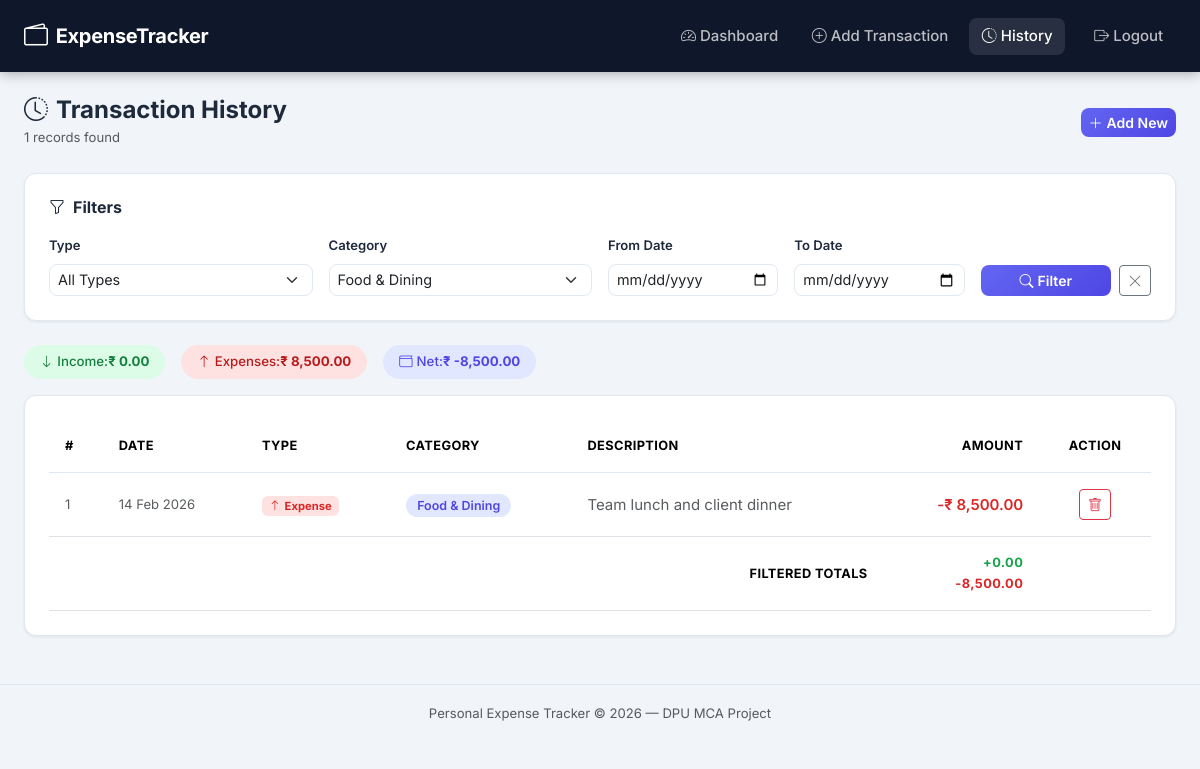
Screenshot of /history.php?category_id=7 (signed in) with the database file from the repository.
### tables this page shows
CREATE TABLE transactions (
    id INT(11) NOT NULL AUTO_INCREMENT,
    user_id INT(11) NOT NULL,
    amount DECIMAL(12,2) NOT NULL CHECK (amount > 0),
    type ENUM('Income','Expense') NOT NULL,
    category_id INT(11) NOT NULL,
    description VARCHAR(255) DEFAULT NULL,
    date DATE NOT NULL,
    created_at TIMESTAMP NOT NULL DEFAULT CURRENT_TIMESTAMP,

    PRIMARY KEY (id),

    CONSTRAINT fk_transactions_user
        FOREIGN KEY (user_id)
        REFERENCES users(id)
        ON DELETE CASCADE
        ON UPDATE CASCADE,

    CONSTRAINT fk_transactions_category
        FOREIGN KEY (category_id)
        REFERENCES categories(id)
        ON DELETE RESTRICT
        ON UPDATE CASCADE
);

CREATE TABLE categories (
    id INT(11) NOT NULL AUTO_INCREMENT,
    name VARCHAR(100) NOT NULL UNIQUE,
    type ENUM('Income','Expense','Both') NOT NULL DEFAULT 'Both',

    PRIMARY KEY (id)
);

### history.php (the view, shortened to what this page needs)
<?php
$conn    = getConnection();
$user_id = (int) $_SESSION['user_id'];
$filter_type  = $_GET['type']       ?? 'All';
$filter_from  = $_GET['date_from']  ?? '';
$filter_to    = $_GET['date_to']    ?? '';
$filter_cat   = (int)($_GET['category_id'] ?? 0);
$where_parts = ['t.user_id = ?'];
$params      = [$user_id];
$types       = 'i';
if ($filter_cat > 0) {
    $where_parts[] = 't.category_id = ?';
    $params[]      = $filter_cat;
    $types        .= 'i';
}
$where_sql = implode(' AND ', $where_parts);
$totStmt = $conn->prepare(
    "SELECT
        COALESCE(SUM(CASE WHEN t.type='Income'  THEN t.amount ELSE 0 END), 0) AS filtered_income,
        COALESCE(SUM(CASE WHEN t.type='Expense' THEN t.amount ELSE 0 END), 0) AS filtered_expense,
        COUNT(*) AS total_count
     FROM transactions t
     WHERE $where_sql"
);
$totStmt->bind_param($types, ...$params);
$totStmt->execute();
$totals = $totStmt->get_result()->fetch_assoc();
$txnStmt = $conn->prepare(
    "SELECT t.id, t.amount, t.type, t.description, t.date, c.name AS category_name
     FROM transactions t
     JOIN categories c ON t.category_id = c.id
     WHERE $where_sql
     ORDER BY t.date DESC, t.id DESC"
);
$txnStmt->bind_param($types, ...$params);
$txnStmt->execute();
$transactions = $txnStmt->get_result()->fetch_all(MYSQLI_ASSOC);
$catRes     = $conn->query('SELECT id, name FROM categories ORDER BY name');
$categories = $catRes->fetch_all(MYSQLI_ASSOC);
?>
<!DOCTYPE html>
<html lang="en">
<head>
    <link rel="stylesheet" href="https://cdn.jsdelivr.net/npm/bootstrap@5.3.2/dist/css/bootstrap.min.css"/>
    <link rel="stylesheet" href="https://cdn.jsdelivr.net/npm/bootstrap-icons@1.11.3/font/bootstrap-icons.min.css"/>
    <link rel="stylesheet" href="style.css"/>
</head>
<body class="app-body">
<nav class="navbar navbar-expand-lg app-navbar">
    <div class="container-fluid px-4">
        <a class="navbar-brand d-flex align-items-center gap-2" href="dashboard.php">
            <i class="bi bi-wallet2 fs-4"></i><span class="fw-bold">ExpenseTracker</span>
        </a>
        <div class="collapse navbar-collapse" id="navMenu">
            <ul class="navbar-nav ms-auto align-items-center gap-2">
                <li class="nav-item"><a class="nav-link" href="dashboard.php"><i class="bi bi-speedometer2 me-1"></i>Dashboard</a></li>
                <li class="nav-item"><a class="nav-link" href="add_transaction.php"><i class="bi bi-plus-circle me-1"></i>Add Transaction</a></li>
                <li class="nav-item"><a class="nav-link active" href="history.php"><i class="bi bi-clock-history me-1"></i>History</a></li>
                <li class="nav-item ms-2">
                    <a class="nav-link text-danger" href="logout.php"><i class="bi bi-box-arrow-right me-1"></i>Logout</a>
                </li>
            </ul>
        </div>
    </div>
</nav>
<main class="container-fluid px-4 py-4">
    <div class="d-flex align-items-center justify-content-between mb-4 flex-wrap gap-2">
        <div>
            <h4 class="fw-bold mb-0"><i class="bi bi-clock-history me-2"></i>Transaction History</h4>
            <small class="text-muted"><?= number_format((int)$totals['total_count']) ?> records found</small>
        </div>
        <a href="add_transaction.php" class="btn btn-primary btn-sm">
            <i class="bi bi-plus-lg me-1"></i>Add New
        </a>
    </div>
    <div class="info-card mb-4">
        <h6 class="fw-bold mb-3"><i class="bi bi-funnel me-2"></i>Filters</h6>
        <form method="GET" action="history.php" class="row g-3 align-items-end">
            <div class="col-12 col-md-3">
                <label class="form-label fw-semibold small">Type</label>
                <select name="type" class="form-select form-select-sm">
                    <option value="All"     <?= $filter_type === 'All'     ? 'selected' : '' ?>>All Types</option>
                </select>
            </div>
            <div class="col-12 col-md-3">
                <label class="form-label fw-semibold small">Category</label>
                <select name="category_id" class="form-select form-select-sm">
                    <?php foreach ($categories as $cat): ?>
                        <option value="<?= $cat['id'] ?>"
                            <?= $filter_cat === (int)$cat['id'] ? 'selected' : '' ?>>
                            <?= htmlspecialchars($cat['name']) ?>
                        </option>
                    <?php endforeach; ?>
                </select>
            </div>
            <div class="col-12 col-md-2">
                <label class="form-label fw-semibold small">From Date</label>
                <input type="date" name="date_from" class="form-control form-control-sm"
                       value="<?= htmlspecialchars($filter_from) ?>"/>
            </div>
            <div class="col-12 col-md-2">
                <label class="form-label fw-semibold small">To Date</label>
                <input type="date" name="date_to" class="form-control form-control-sm"
                       value="<?= htmlspecialchars($filter_to) ?>"/>
            </div>
            <div class="col-12 col-md-2 d-flex gap-2">
                <button type="submit" class="btn btn-primary btn-sm flex-fill">
                    <i class="bi bi-search me-1"></i>Filter
                </button>
                <a href="history.php" class="btn btn-outline-secondary btn-sm">
                    <i class="bi bi-x-lg"></i>
                </a>
            </div>
        </form>
    </div>
    <div class="d-flex gap-3 mb-3 flex-wrap">
        <span class="filter-chip income-chip">
            <i class="bi bi-arrow-down me-1"></i>Income: <strong>₹ <?= number_format((float)$totals['filtered_income'], 2) ?></strong>
        </span>
        <span class="filter-chip expense-chip">
            <i class="bi bi-arrow-up me-1"></i>Expenses: <strong>₹ <?= number_format((float)$totals['filtered_expense'], 2) ?></strong>
        </span>
        <span class="filter-chip balance-chip">
            <i class="bi bi-wallet me-1"></i>Net: <strong>₹ <?= number_format((float)$totals['filtered_income'] - (float)$totals['filtered_expense'], 2) ?></strong>
        </span>
    </div>
    <div class="info-card">
        <?php if (empty($transactions)): ?>
            <div class="text-center py-5">
                <i class="bi bi-search fs-1 text-muted"></i>
                <p class="mt-2 text-muted">No transactions match your filters.</p>
                <a href="history.php" class="btn btn-outline-primary btn-sm">Clear Filters</a>
            </div>
        <?php else: ?>
            <div class="table-responsive">
                <table class="table table-hover align-middle mb-0">
                    <thead class="table-head">
                        <tr>
                            <th>#</th>
                            <th>Date</th>
                            <th>Type</th>
                            <th>Category</th>
                            <th>Description</th>
                            <th class="text-end">Amount</th>
                            <th class="text-center">Action</th>
                        </tr>
                    </thead>
                    <tbody>
                        <?php foreach ($transactions as $i => $txn): ?>
                        <tr>
                            <td class="text-muted small"><?= $i + 1 ?></td>
                            <td class="text-muted small"><?= date('d M Y', strtotime($txn['date'])) ?></td>
                            <td>
                                <?php if ($txn['type'] === 'Income'): ?>
                                    <span class="badge bg-success-subtle text-success">
                                        <i class="bi bi-arrow-down me-1"></i>Income
                                    </span>
                                <?php else: ?>
                                    <span class="badge bg-danger-subtle text-danger">
                                        <i class="bi bi-arrow-up me-1"></i>Expense
                                    </span>
                                <?php endif; ?>
                            </td>
                            <td><span class="category-pill"><?= htmlspecialchars($txn['category_name']) ?></span></td>
                            <td class="text-muted"><?= htmlspecialchars($txn['description'] ?: '—') ?></td>
                            <td class="text-end fw-semibold <?= $txn['type'] === 'Income' ? 'text-success' : 'text-danger' ?>">
                                <?= $txn['type'] === 'Income' ? '+' : '-' ?>₹ <?= number_format((float)$txn['amount'], 2) ?>
                            </td>
                            <td class="text-center">
                                <form method="POST" action="history.php"
                                      onsubmit="return confirm('Delete this transaction?')">
                                    <button type="submit" class="btn btn-sm btn-outline-danger">
                                        <i class="bi bi-trash"></i>
                                    </button>
                                </form>
                            </td>
                        </tr>
                        <?php endforeach; ?>
                    </tbody>
                    <tfoot class="table-head fw-bold">
                        <tr>
                            <td colspan="5" class="text-end">Filtered Totals</td>
                            <td class="text-end">
                                <span class="text-success">+<?= number_format((float)$totals['filtered_income'], 2) ?></span><br/>
                                <span class="text-danger">-<?= number_format((float)$totals['filtered_expense'], 2) ?></span>
                            </td>
                            <td></td>
                        </tr>
                    </tfoot>
                </table>
            </div>
        <?php endif; ?>
    </div>
</main>
<footer class="text-center py-3 mt-4">
    <small class="text-muted">Personal Expense Tracker &copy; <?= date('Y') ?> — DPU MCA Project</small>
</footer>
</body>
</html>

### style.css (style rules this page uses)
:root { --primary: #6366f1; --primary-dark: #4f46e5; --primary-light: #e0e7ff; --success: #22c55e; --success-light: #dcfce7; --danger: #ef4444; --danger-light: #fee2e2; --warning: #f59e0b; --warning-light: #fef3c7; --bg: #f1f5f9; --card-bg: #ffffff; --navbar-bg: #0f172a; --text-main: #1e293b; --text-muted: #64748b; --border: #e2e8f0; --shadow-sm: 0 1px 3px rgba(0,0,0,.08); --shadow-md: 0 4px 16px rgba(0,0,0,.10); --shadow-lg: 0 8px 32px rgba(0,0,0,.14); --radius: 12px; --radius-lg: 18px; }
*, *::before, *::after { box-sizing: border-box; }
body { font-family: 'Inter', system-ui, -apple-system, sans-serif; color: var(--text-main); font-size: 0.9375rem; line-height: 1.6; }
.app-body { background: var(--bg); min-height: 100vh; }
.app-navbar { background: var(--navbar-bg) !important; box-shadow: 0 2px 12px rgba(0,0,0,.3); padding-top: .75rem; padding-bottom: .75rem; }
.app-navbar .navbar-brand { color: #fff !important; letter-spacing: -.3px; }
.app-navbar .nav-link { color: rgba(255,255,255,.72) !important; font-weight: 500; transition: color .15s; border-radius: 8px; padding: .4rem .8rem !important; }
.app-navbar .nav-link:hover, .app-navbar .nav-link.active { color: #fff !important; background: rgba(255,255,255,.1); }
.info-card { background: var(--card-bg); border-radius: var(--radius); box-shadow: var(--shadow-sm); padding: 1.5rem; border: 1px solid var(--border); }
.table-head { background: #f8fafc; font-size: .8rem; font-weight: 600; text-transform: uppercase; letter-spacing: .4px; color: var(--text-muted); }
.table-head th { padding: .85rem 1rem; border-bottom: 1px solid var(--border); }
.table td, .table th { padding: 1rem; vertical-align: middle; }
.table tbody tr { transition: background .15s; }
.category-pill { background: var(--primary-light); color: var(--primary-dark); padding: .22rem .7rem; border-radius: 999px; font-size: .78rem; font-weight: 600; }
.filter-chip { display: inline-flex; align-items: center; padding: .4rem 1rem; border-radius: 999px; font-size: .83rem; font-weight: 500; }
.income-chip { background: var(--success-light); color: #15803d; }
.expense-chip { background: var(--danger-light); color: #b91c1c; }
.balance-chip { background: var(--primary-light); color: var(--primary-dark); }
.btn-primary { background: linear-gradient(135deg, var(--primary), var(--primary-dark)) !important; border: none !important; font-weight: 600; border-radius: 8px !important; transition: transform .15s, box-shadow .15s; }
.form-control, .form-select { border-radius: 8px; border: 1.5px solid var(--border); font-size: .9rem; transition: border-color .2s, box-shadow .2s; }
.bg-danger-subtle { background: var(--danger-light) !important; }
.text-success { color: #16a34a !important; }
.text-danger { color: #dc2626 !important; }
footer { border-top: 1px solid var(--border); }

### rows the page displays
transactions: date "14 Feb 2026", type "Expense" (drawn), category.name "Food & Dining", description "Team lunch and client dinner", amount "8,500.00"

### other values shown
$totals['total_count'] "1"
$totals['filtered_income'] "0.00"
$totals['filtered_expense'] "8,500.00"
form field category_id "Food & Dining"
